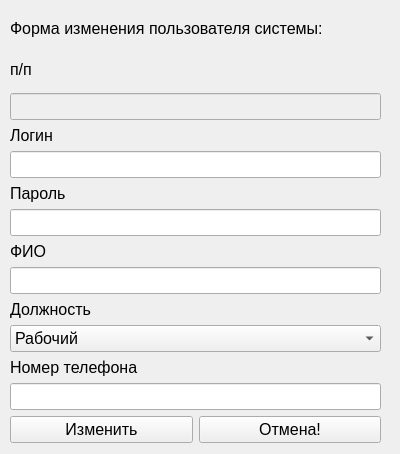
<?xml version="1.0" encoding="UTF-8"?>
<ui version="4.0">
 <class>mainuseradminmodify</class>
 <widget class="QWidget" name="mainuseradminmodify">
  <property name="geometry">
   <rect>
    <x>0</x>
    <y>0</y>
    <width>400</width>
    <height>454</height>
   </rect>
  </property>
  <property name="windowTitle">
   <string>Изменение пользователя</string>
  </property>
  <property name="windowIcon">
   <iconset resource="src.qrc">
    <normaloff>:/images/img/logopm.png</normaloff>:/images/img/logopm.png</iconset>
  </property>
  <property name="styleSheet">
   <string notr="true">#mainuseradminmodify
{border-image: url(:/images/img/fonpril.png);}
</string>
  </property>
  <widget class="QWidget" name="layoutWidget">
   <property name="geometry">
    <rect>
     <x>10</x>
     <y>10</y>
     <width>371</width>
     <height>433</height>
    </rect>
   </property>
   <property name="font">
    <font>
     <pointsize>12</pointsize>
    </font>
   </property>
   <layout class="QVBoxLayout" name="verticalLayout_3">
    <item>
     <widget class="QLabel" name="label_7">
      <property name="font">
       <font>
        <pointsize>12</pointsize>
       </font>
      </property>
      <property name="text">
       <string>Форма изменения пользователя системы:</string>
      </property>
     </widget>
    </item>
    <item>
     <widget class="QLabel" name="label_8">
      <property name="font">
       <font>
        <pointsize>12</pointsize>
       </font>
      </property>
      <property name="text">
       <string>п/п</string>
      </property>
     </widget>
    </item>
    <item>
     <layout class="QVBoxLayout" name="verticalLayout_2">
      <item>
       <layout class="QVBoxLayout" name="verticalLayout">
        <item>
         <widget class="QLineEdit" name="txtpp">
          <property name="enabled">
           <bool>false</bool>
          </property>
          <property name="font">
           <font>
            <pointsize>12</pointsize>
           </font>
          </property>
         </widget>
        </item>
        <item>
         <widget class="QLabel" name="label">
          <property name="font">
           <font>
            <pointsize>12</pointsize>
           </font>
          </property>
          <property name="text">
           <string>Логин</string>
          </property>
         </widget>
        </item>
        <item>
         <widget class="QLineEdit" name="txtLogin">
          <property name="font">
           <font>
            <pointsize>12</pointsize>
           </font>
          </property>
         </widget>
        </item>
        <item>
         <widget class="QLabel" name="label_2">
          <property name="font">
           <font>
            <pointsize>12</pointsize>
           </font>
          </property>
          <property name="text">
           <string>Пароль</string>
          </property>
         </widget>
        </item>
        <item>
         <widget class="QLineEdit" name="txtPass">
          <property name="font">
           <font>
            <pointsize>12</pointsize>
           </font>
          </property>
          <property name="echoMode">
           <enum>QLineEdit::Password</enum>
          </property>
         </widget>
        </item>
        <item>
         <widget class="QLabel" name="label_3">
          <property name="font">
           <font>
            <pointsize>12</pointsize>
           </font>
          </property>
          <property name="text">
           <string>ФИО</string>
          </property>
         </widget>
        </item>
        <item>
         <widget class="QLineEdit" name="txtFullname">
          <property name="font">
           <font>
            <pointsize>12</pointsize>
           </font>
          </property>
         </widget>
        </item>
        <item>
         <widget class="QLabel" name="label_5">
          <property name="font">
           <font>
            <pointsize>12</pointsize>
           </font>
          </property>
          <property name="text">
           <string>Должность</string>
          </property>
         </widget>
        </item>
        <item>
         <widget class="QComboBox" name="bxPost">
          <property name="font">
           <font>
            <pointsize>12</pointsize>
           </font>
          </property>
          <property name="editable">
           <bool>false</bool>
          </property>
          <property name="currentIndex">
           <number>0</number>
          </property>
          <item>
           <property name="text">
            <string>Рабочий</string>
           </property>
          </item>
          <item>
           <property name="text">
            <string>Кладовщик</string>
           </property>
          </item>
          <item>
           <property name="text">
            <string>Ст. кладовщик</string>
           </property>
          </item>
          <item>
           <property name="text">
            <string>Администратор</string>
           </property>
          </item>
         </widget>
        </item>
        <item>
         <widget class="QLabel" name="label_6">
          <property name="font">
           <font>
            <pointsize>12</pointsize>
           </font>
          </property>
          <property name="text">
           <string>Номер телефона</string>
          </property>
         </widget>
        </item>
        <item>
         <widget class="QLineEdit" name="txtNumber">
          <property name="font">
           <font>
            <pointsize>12</pointsize>
           </font>
          </property>
         </widget>
        </item>
       </layout>
      </item>
      <item>
       <layout class="QHBoxLayout" name="horizontalLayout">
        <item>
         <widget class="QPushButton" name="btnEdit">
          <property name="font">
           <font>
            <pointsize>12</pointsize>
           </font>
          </property>
          <property name="text">
           <string>Изменить</string>
          </property>
         </widget>
        </item>
        <item>
         <widget class="QPushButton" name="btnClose">
          <property name="font">
           <font>
            <pointsize>12</pointsize>
           </font>
          </property>
          <property name="text">
           <string>Отмена!</string>
          </property>
         </widget>
        </item>
       </layout>
      </item>
     </layout>
    </item>
   </layout>
  </widget>
 </widget>
 <resources>
  <include location="src.qrc"/>
 </resources>
 <connections/>
</ui>
